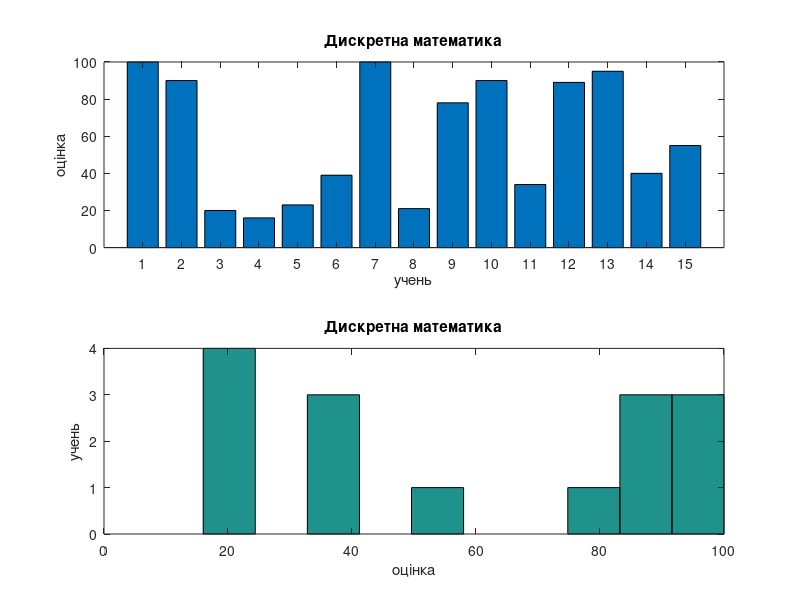

Reproduce this figure in MATLAB.
vector = [100 90 20 16 23 39 100 21 78 90 34 89 95 40 55]
subplot(2,1,1)

bar(vector)
title("Дискретна математика");
ylabel('оцінка');
xlabel('учень');
subplot(2,1,2);
hist(vector);
title("Дискретна математика");
ylabel('учень');
xlabel('оцінка');
